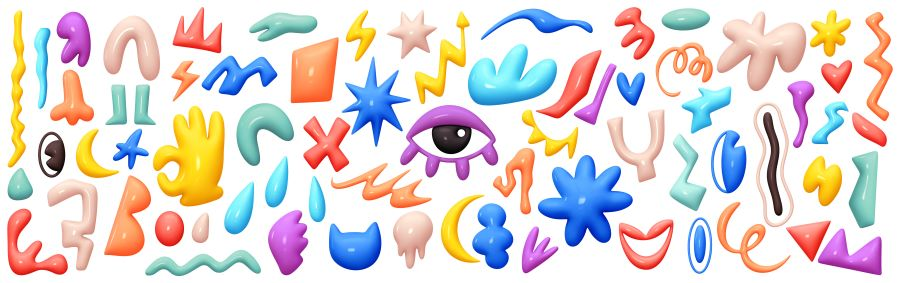
#> input picture Exercices/Data/image_05.jpg, 900 x 283 px
$ python '03_06_Détecter_des_objets_spécifiques.py'
#> lines starting #> are read from the running program, lines starting #| are printed output that depends on the picture; after the words box and inside, x2 and y2 are one past the last pixel; in counts of white or black regions, pixels touching at a corner belong together
import numpy as np
import cv2

img = cv2.imread('../../Data/image_05.jpg',1)
#> img is the input picture: shape (283, 900, 3); mean B, G, R 212.7, 214.7, 223.2
# cv2.imshow("Source", img)

h,w,c = img.shape
#> h = 283; w = 900; c = 3

gray = cv2.cvtColor(img, cv2.COLOR_BGR2GRAY)
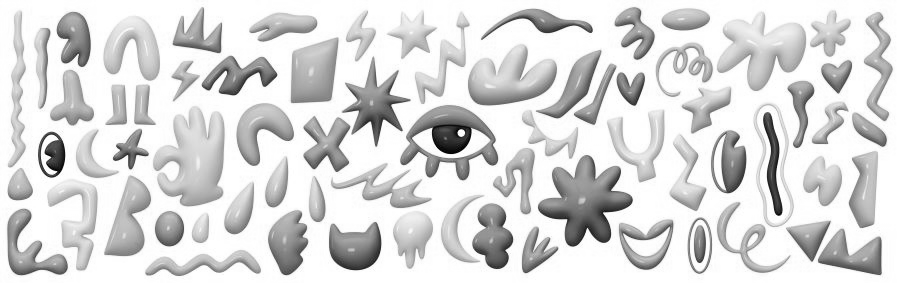
#> gray: shape (283, 900); min 0, max 255, mean 217
thresh = cv2.adaptiveThreshold(gray, 255, cv2.ADAPTIVE_THRESH_GAUSSIAN_C, cv2.THRESH_BINARY_INV, 111, 1)
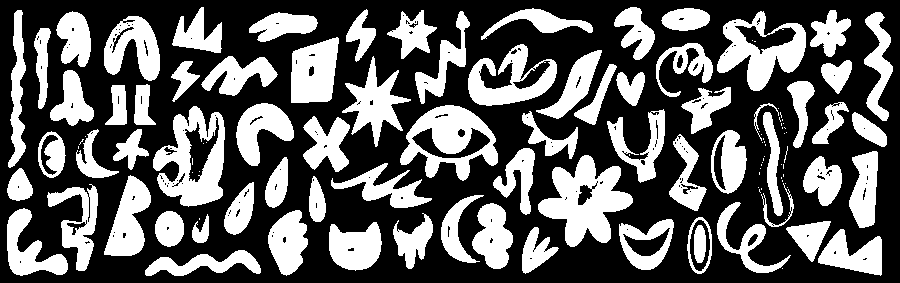
#> thresh: shape (283, 900); 37.4% white; 119 white regions (46 under 20 px)
# cv2.imshow("Thresholding", thresh)

contours, hierarchy = cv2.findContours(thresh, cv2.RETR_EXTERNAL, cv2.CHAIN_APPROX_SIMPLE)
#> contours = 111 contours, 39 with area under 20; largest, box (x1, y1, x2, y2) and area: (153, 106, 225, 207) 4640, (538, 155, 633, 247) 4470, (400, 105, 498, 181) 4390, (717, 11, 806, 91) 3893, (468, 44, 557, 106) 2804

thickness = 2
color_1 = (255, 0, 0)
color_2 = (0, 255, 0)

img2 = np.zeros([h,w,c], 'uint8')
cv2.drawContours(img2, contours, -1, color_1, thickness)
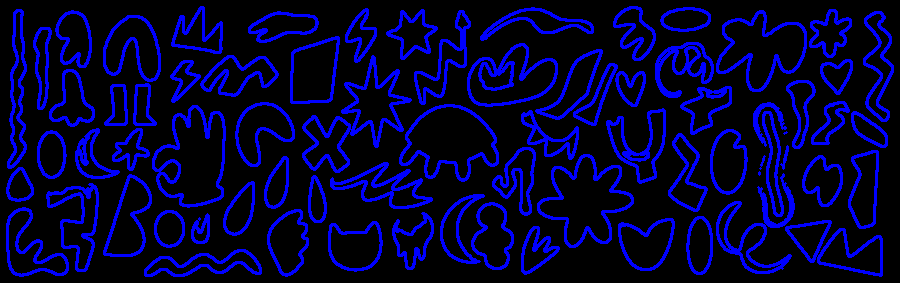
#> img2: shape (283, 900, 3); mean of channels 0, 1, 2 51.1, 0, 0; drawn as B, G, R
# cv2.imshow("All contours", img2)

maxArea = 0
maxContour = None

for cont in contours:
    area = cv2.contourArea(cont)
    if area > maxArea:
        maxArea = area
        maxContour = cont
#> this loop made 111 passes
#> (area, maxArea) on passes 2, 3, 5, 7, 29, 43, 77: (1322.5, 1322.5), (1599, 1599), (1823, 1823), (1828.5, 1828.5), (2067.5, 2067.5), (4469.5, 4469.5), (4640.5, 4640.5)
#> area on passes 4, 6, 9, 10, 11, 12: 788, 880, 1066.5, 242.5, 988.5, 780.5
#> after the loop, maxArea = 4640.5; maxContour = contour of 191 points, box (x1, y1, x2, y2) (153, 106, 225, 207), area 4640

res = np.zeros([h,w,c], 'uint8')
cv2.drawContours(res, [maxContour], -1, color_2, thickness)
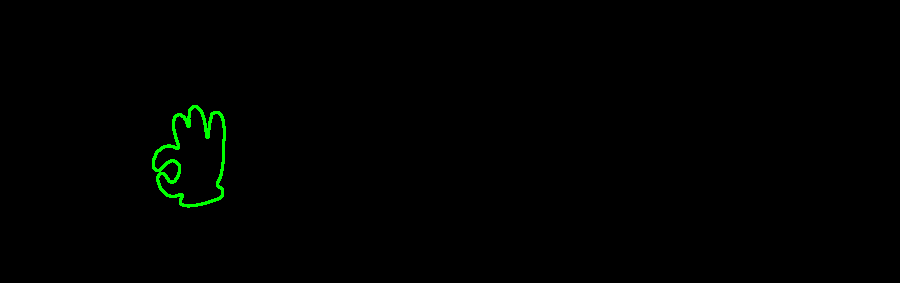
#> res: shape (283, 900, 3); mean of channels 0, 1, 2 0, 1.5, 0; drawn as B, G, R
# cv2.imshow("Max contour", res)

img2_rect = img2.copy()
for cont in contours:
    x,y,w,h = cv2.boundingRect(cont)
    cv2.rectangle(img2_rect, (x, y), (x+w, y+h), color_2, thickness)
#> this loop made 111 passes
#> (x, y, w, h) on passes 1, 2, 3, 4, 5, 6, 7, 9, 10, 11, 12, 13: (782, 268, 1, 1), (145, 250, 116, 26), (818, 229, 64, 47), (522, 227, 37, 47), (329, 222, 53, 49), (786, 221, 45, 41), (619, 219, 55, 51), (687, 217, 25, 57), (192, 214, 17, 29), (393, 213, 40, 56), (155, 211, 29, 36), (268, 210, 40, 66)
#> (cont, x, y, w, h) on passes 8, 18, 19, 26, 27, 30: ([[199, 218], [199, 219]], 199, 218, 1, 2), ([[759, 189], [759, 191], [760, 192], [759, 191]], 759, 189, 2, 4), ([[761, 188], [761, 189]], 761, 188, 1, 2), ([[782, 180], [782, 181]], 782, 180, 1, 2), ([[781, 177], [781, 178]], 781, 177, 1, 2), ([[783, 174], [783, 176]], 783, 174, 1, 3)
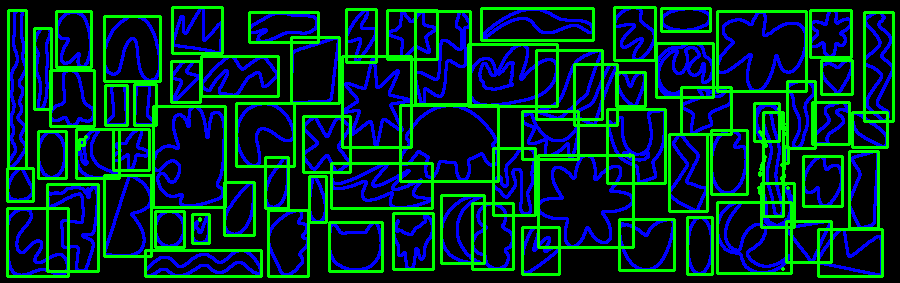
#> img2_rect: shape (283, 900, 3); 17.26% of pixels changed, all inside (x1, y1, x2, y2) = (6, 6, 895, 278); drawn as B, G, R

ratio = 0.7
img = cv2.resize(img, (0, 0), fx=ratio, fy=ratio)
#> img: shape (198, 630, 3)
img2 = cv2.resize(img2, (0, 0), fx=ratio, fy=ratio)
#> img2: shape (198, 630, 3)
img2_rect = cv2.resize(img2_rect, (0, 0), fx=ratio, fy=ratio)
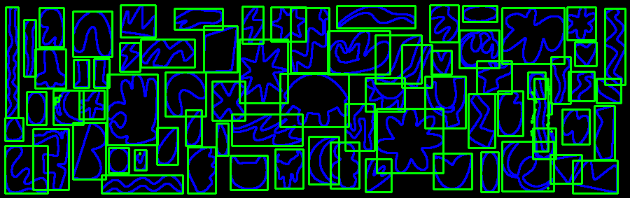
#> img2_rect: shape (198, 630, 3); mean of channels 0, 1, 2 40.4, 44, 0; drawn as B, G, R
res = cv2.resize(res, (0, 0), fx=ratio, fy=ratio)
#> res: shape (198, 630, 3)

final = np.concatenate((img, img2, img2_rect, res), axis = 0)
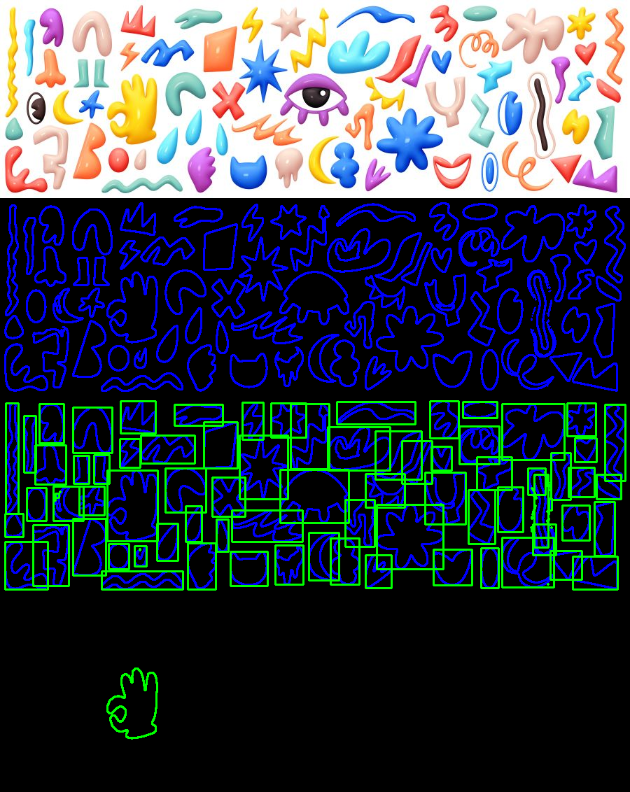
#> final: shape (792, 630, 3); mean B, G, R 76, 65, 55.8
cv2.imshow("Result", final)

# [27 lines of commented-out code are left out]


cv2.waitKey(0)
cv2.destroyAllWindows()

$ run again, with Exercices/Data/image_01.jpg copied over Exercices/Data/image_05.jpg
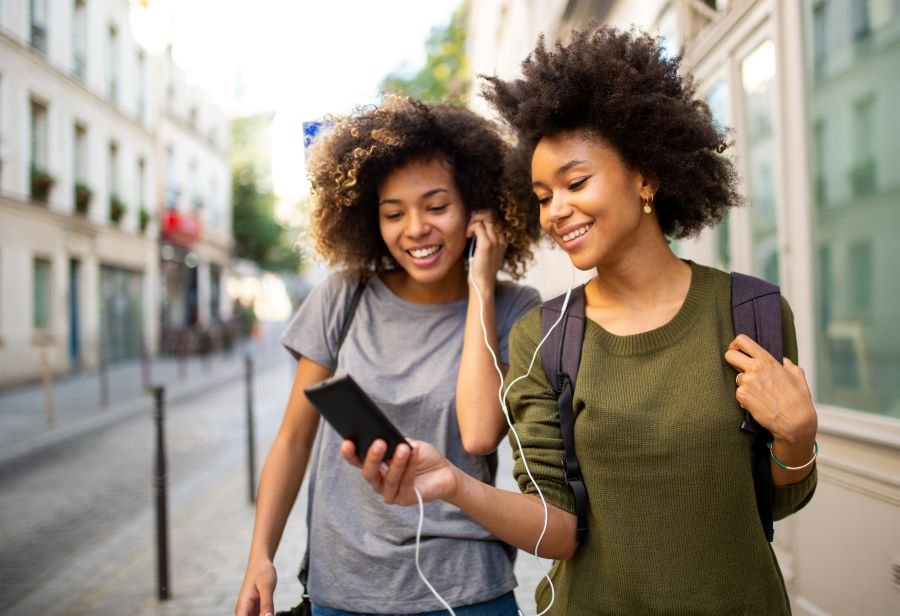
#> input picture Exercices/Data/image_01.jpg, 900 x 616 px
#> img is the input picture: shape (616, 900, 3); mean B, G, R 125.8, 138.9, 149.8
#> `thresh = cv2.adaptiveThreshold(gray, 255, cv2.ADAPTIVE_THRESH_GAUSSIAN..`:
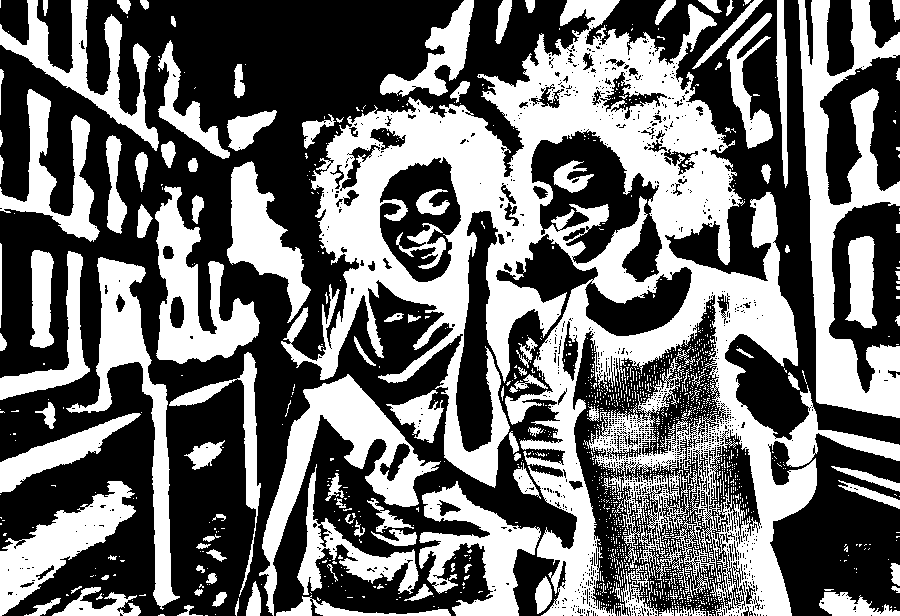
#> thresh: shape (616, 900); 42.8% white; 1554 white regions (1409 under 20 px)
#> contours = 1390 contours, 1288 with area under 20; largest, box (x1, y1, x2, y2) and area: (281, 0, 900, 616) 136488, (798, 0, 900, 418) 16693, (259, 374, 441, 616) 9869, (66, 257, 180, 610) 8112, (155, 186, 260, 364) 7972
#> the loop `for cont in contours:` made 1390 passes
#> (area, maxArea) on passes 18, 30, 108, 134, 148, 628, 1098, 1375: (41.5, 41.5), (97.5, 97.5), (171, 171), (882, 882), (1002, 1002), (6742.5, 6742.5), (9869, 9869), (16693, 16693)
#> after the loop `for cont in contours:`: maxArea = 136487.5; maxContour = contour of 7229 points, box (x1, y1, x2, y2) (281, 0, 900, 616), area 136488
#> the loop `for cont in contours:` made 1390 passes
#> (x, y, w, h) on passes 4, 5, 7: (215, 614, 1, 1), (158, 614, 7, 2), (710, 611, 1, 1)
#> img: shape (431, 630, 3)
#> `final = np.concatenate((img, img2, img2_rect, res), axis = 0)`:
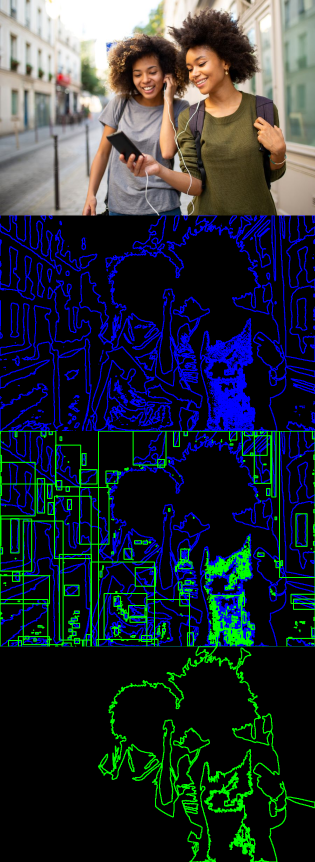
#> final: shape (1724, 630, 3) (shown at 1/2 size); mean B, G, R 54.5, 46.5, 37.4

$ run again, with Exercices/Data/image_02.jpg copied over Exercices/Data/image_05.jpg
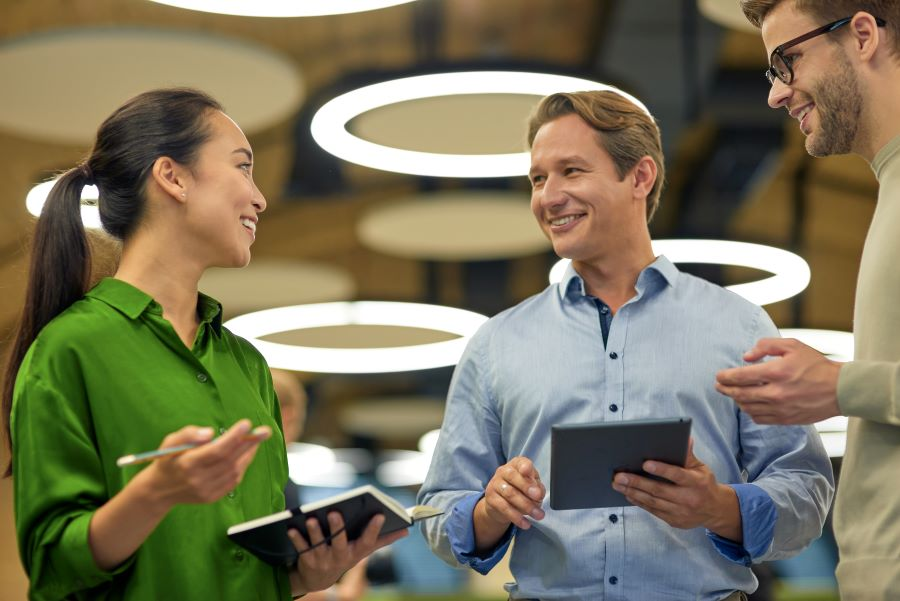
#> input picture Exercices/Data/image_02.jpg, 900 x 601 px
#> img is the input picture: shape (601, 900, 3); mean B, G, R 92.5, 117.4, 123.1
#> `thresh = cv2.adaptiveThreshold(gray, 255, cv2.ADAPTIVE_THRESH_GAUSSIAN..`:
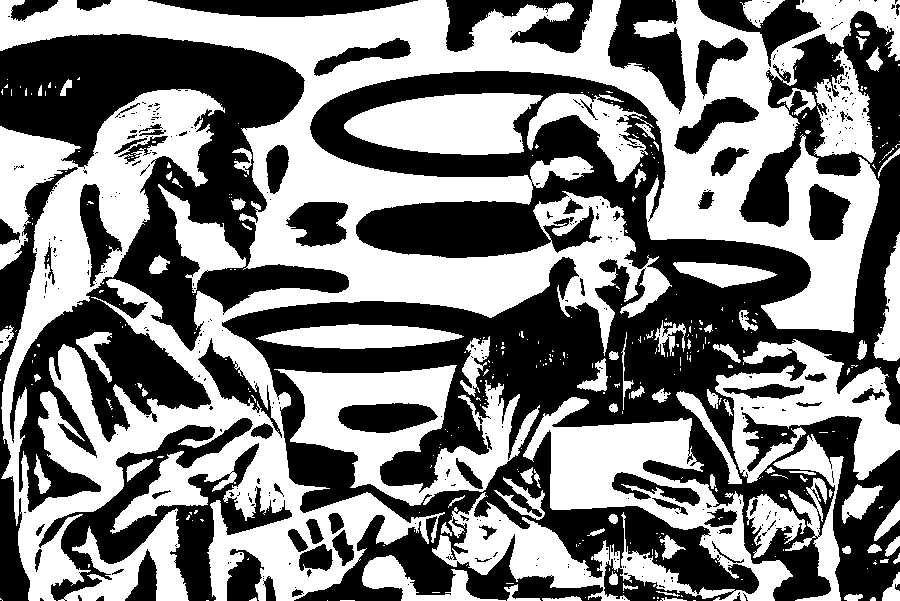
#> thresh: shape (601, 900); 50% white; 380 white regions (291 under 20 px)
#> contours = 365 contours, 289 with area under 20; largest, box (x1, y1, x2, y2) and area: (0, 0, 900, 601) 178887, (432, 397, 793, 601) 25358, (274, 365, 540, 506) 17068, (715, 339, 900, 483) 12052, (344, 93, 543, 155) 8729
#> the loop `for cont in contours:` made 365 passes
#> (area, maxArea) on passes 8, 13, 20, 24, 38, 75, 128, 365: (28, 28), (90, 90), (134, 134), (238.5, 238.5), (2027.5, 2027.5), (4358.5, 4358.5), (25358, 25358), (178887, 178887)
#> after the loop `for cont in contours:`: maxArea = 178887; maxContour = contour of 6334 points, box (x1, y1, x2, y2) (0, 0, 900, 601), area 178887
#> the loop `for cont in contours:` made 365 passes
#> (x, y, w, h) on passes 2, 4, 7: (657, 600, 1, 1), (327, 600, 1, 1), (870, 597, 6, 4)
#> img: shape (421, 630, 3)
#> `final = np.concatenate((img, img2, img2_rect, res), axis = 0)`:
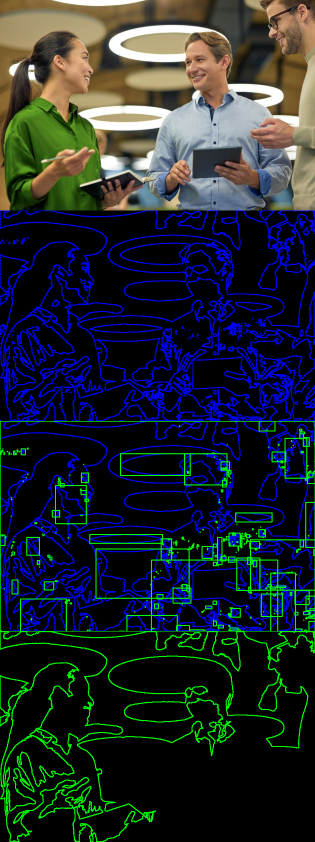
#> final: shape (1684, 630, 3) (shown at 1/2 size); mean B, G, R 43.9, 39.2, 30.8
